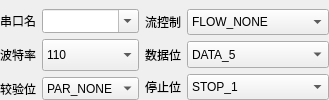
              <widget class="QWidget" name="widget" native="true">
               <layout class="QHBoxLayout" name="horizontalLayout_10">
                <property name="leftMargin">
                 <number>0</number>
                </property>
                <property name="topMargin">
                 <number>9</number>
                </property>
                <property name="rightMargin">
                 <number>0</number>
                </property>
                <property name="bottomMargin">
                 <number>0</number>
                </property>
                <item>
                 <layout class="QVBoxLayout" name="verticalLayout_4">
                  <item>
                   <layout class="QHBoxLayout" name="horizontalLayout_11">
                    <item>
                     <widget class="QLabel" name="PortNameLb">
                      <property name="text">
                       <string>串口名</string>
                      </property>
                      <property name="alignment">
                       <set>Qt::AlignRight|Qt::AlignTrailing|Qt::AlignVCenter</set>
                      </property>
                     </widget>
                    </item>
                    <item>
                     <widget class="QComboBox" name="PortNameEd">
                      <property name="sizePolicy">
                       <sizepolicy hsizetype="Expanding" vsizetype="Preferred">
                        <horstretch>0</horstretch>
                        <verstretch>0</verstretch>
                       </sizepolicy>
                      </property>
                      <property name="minimumSize">
                       <size>
                        <width>60</width>
                        <height>0</height>
                       </size>
                      </property>
                      <property name="editable">
                       <bool>true</bool>
                      </property>
                     </widget>
                    </item>
                   </layout>
                  </item>
                  <item>
                   <layout class="QHBoxLayout" name="horizontalLayout_12">
                    <item>
                     <widget class="QLabel" name="BaudRateLb">
                      <property name="text">
                       <string>波特率</string>
                      </property>
                      <property name="alignment">
                       <set>Qt::AlignRight|Qt::AlignTrailing|Qt::AlignVCenter</set>
                      </property>
                     </widget>
                    </item>
                    <item>
                     <widget class="QComboBox" name="BaudRateEd">
                      <property name="enabled">
                       <bool>true</bool>
                      </property>
                      <property name="sizePolicy">
                       <sizepolicy hsizetype="Expanding" vsizetype="Preferred">
                        <horstretch>0</horstretch>
                        <verstretch>0</verstretch>
                       </sizepolicy>
                      </property>
                      <property name="minimumSize">
                       <size>
                        <width>60</width>
                        <height>32</height>
                       </size>
                      </property>
                      <property name="maximumSize">
                       <size>
                        <width>16777215</width>
                        <height>16777215</height>
                       </size>
                      </property>
                      <property name="sizeIncrement">
                       <size>
                        <width>0</width>
                        <height>0</height>
                       </size>
                      </property>
                      <property name="baseSize">
                       <size>
                        <width>0</width>
                        <height>0</height>
                       </size>
                      </property>
                      <property name="palette">
                       <palette>
                        <active/>
                        <inactive/>
                        <disabled/>
                       </palette>
                      </property>
                      <property name="font">
                       <font/>
                      </property>
                      <property name="cursor">
                       <cursorShape>ArrowCursor</cursorShape>
                      </property>
                      <property name="mouseTracking">
                       <bool>false</bool>
                      </property>
                      <property name="focusPolicy">
                       <enum>Qt::WheelFocus</enum>
                      </property>
                      <property name="contextMenuPolicy">
                       <enum>Qt::DefaultContextMenu</enum>
                      </property>
                      <property name="updatesEnabled">
                       <bool>true</bool>
                      </property>
                      <property name="visible">
                       <bool>true</bool>
                      </property>
                      <property name="acceptDrops">
                       <bool>false</bool>
                      </property>
                      <property name="windowTitle">
                       <string/>
                      </property>
                      <property name="windowIconText">
                       <string/>
                      </property>
                      <property name="windowOpacity">
                       <double>1.000000000000000</double>
                      </property>
                      <property name="windowModified">
                       <bool>false</bool>
                      </property>
                      <property name="toolTip">
                       <string>BaudRate</string>
                      </property>
                      <property name="statusTip">
                       <string>BaudRate</string>
                      </property>
                      <property name="whatsThis">
                       <string/>
                      </property>
                      <property name="accessibleName">
                       <string/>
                      </property>
                      <property name="accessibleDescription">
                       <string/>
                      </property>
                      <property name="layoutDirection">
                       <enum>Qt::LeftToRight</enum>
                      </property>
                      <property name="autoFillBackground">
                       <bool>false</bool>
                      </property>
                      <property name="styleSheet">
                       <string notr="true"/>
                      </property>
                      <property name="locale">
                       <locale language="Chinese" country="China"/>
                      </property>
                      <property name="windowFilePath">
                       <string/>
                      </property>
                      <property name="inputMethodHints">
                       <set>Qt::ImhNone</set>
                      </property>
                      <property name="editable">
                       <bool>false</bool>
                      </property>
                      <property name="currentIndex">
                       <number>0</number>
                      </property>
                      <property name="maxVisibleItems">
                       <number>10</number>
                      </property>
                      <property name="maxCount">
                       <number>2147483647</number>
                      </property>
                      <property name="insertPolicy">
                       <enum>QComboBox::InsertAtBottom</enum>
                      </property>
                      <property name="sizeAdjustPolicy">
                       <enum>QComboBox::AdjustToContentsOnFirstShow</enum>
                      </property>
                      <property name="minimumContentsLength">
                       <number>0</number>
                      </property>
                      <property name="iconSize">
                       <size>
                        <width>16</width>
                        <height>16</height>
                       </size>
                      </property>
                      <property name="autoCompletion">
                       <bool>true</bool>
                      </property>
                      <property name="autoCompletionCaseSensitivity">
                       <enum>Qt::CaseInsensitive</enum>
                      </property>
                      <property name="duplicatesEnabled">
                       <bool>false</bool>
                      </property>
                      <property name="frame">
                       <bool>true</bool>
                      </property>
                      <property name="modelColumn">
                       <number>0</number>
                      </property>
                      <item>
                       <property name="text">
                        <string>110</string>
                       </property>
                      </item>
                      <item>
                       <property name="text">
                        <string>300</string>
                       </property>
                      </item>
                      <item>
                       <property name="text">
                        <string>600</string>
                       </property>
                      </item>
                      <item>
                       <property name="text">
                        <string>1200</string>
                       </property>
                      </item>
                      <item>
                       <property name="text">
                        <string>2400</string>
                       </property>
                      </item>
                      <item>
                       <property name="text">
                        <string>4800</string>
                       </property>
                      </item>
                      <item>
                       <property name="text">
                        <string>9600</string>
                       </property>
                      </item>
                      <item>
                       <property name="text">
                        <string>19200</string>
                       </property>
                      </item>
                      <item>
                       <property name="text">
                        <string>38400</string>
                       </property>
                      </item>
                      <item>
                       <property name="text">
                        <string>57600</string>
                       </property>
                      </item>
                      <item>
                       <property name="text">
                        <string>115200</string>
                       </property>
                      </item>
                     </widget>
                    </item>
                   </layout>
                  </item>
                  <item>
                   <layout class="QHBoxLayout" name="horizontalLayout_13">
                    <item>
                     <widget class="QLabel" name="ParityLb">
                      <property name="text">
                       <string>较验位</string>
                      </property>
                      <property name="alignment">
                       <set>Qt::AlignRight|Qt::AlignTrailing|Qt::AlignVCenter</set>
                      </property>
                     </widget>
                    </item>
                    <item>
                     <widget class="QComboBox" name="ParityEd">
                      <property name="sizePolicy">
                       <sizepolicy hsizetype="Expanding" vsizetype="Preferred">
                        <horstretch>0</horstretch>
                        <verstretch>0</verstretch>
                       </sizepolicy>
                      </property>
                      <property name="minimumSize">
                       <size>
                        <width>60</width>
                        <height>0</height>
                       </size>
                      </property>
                      <property name="updatesEnabled">
                       <bool>true</bool>
                      </property>
                      <property name="visible">
                       <bool>true</bool>
                      </property>
                      <property name="windowTitle">
                       <string/>
                      </property>
                      <property name="windowIconText">
                       <string/>
                      </property>
                      <property name="windowOpacity">
                       <double>1.000000000000000</double>
                      </property>
                      <property name="windowModified">
                       <bool>false</bool>
                      </property>
                      <property name="windowFilePath">
                       <string/>
                      </property>
                      <property name="editable">
                       <bool>false</bool>
                      </property>
                      <property name="currentIndex">
                       <number>0</number>
                      </property>
                      <property name="maxVisibleItems">
                       <number>10</number>
                      </property>
                      <property name="maxCount">
                       <number>2147483647</number>
                      </property>
                      <property name="insertPolicy">
                       <enum>QComboBox::InsertAtBottom</enum>
                      </property>
                      <property name="sizeAdjustPolicy">
                       <enum>QComboBox::AdjustToContentsOnFirstShow</enum>
                      </property>
                      <property name="minimumContentsLength">
                       <number>0</number>
                      </property>
                      <property name="iconSize">
                       <size>
                        <width>16</width>
                        <height>16</height>
                       </size>
                      </property>
                      <property name="autoCompletion">
                       <bool>true</bool>
                      </property>
                      <property name="autoCompletionCaseSensitivity">
                       <enum>Qt::CaseInsensitive</enum>
                      </property>
                      <property name="duplicatesEnabled">
                       <bool>false</bool>
                      </property>
                      <property name="frame">
                       <bool>true</bool>
                      </property>
                      <property name="modelColumn">
                       <number>0</number>
                      </property>
                      <item>
                       <property name="text">
                        <string>PAR_NONE</string>
                       </property>
                      </item>
                      <item>
                       <property name="text">
                        <string>PAR_ODD</string>
                       </property>
                      </item>
                      <item>
                       <property name="text">
                        <string>PAR_EVEN</string>
                       </property>
                      </item>
                     </widget>
                    </item>
                   </layout>
                  </item>
                 </layout>
                </item>
                <item>
                 <layout class="QVBoxLayout" name="verticalLayout_6">
                  <item>
                   <layout class="QHBoxLayout" name="horizontalLayout_14">
                    <item>
                     <widget class="QLabel" name="FlowLb">
                      <property name="text">
                       <string>流控制</string>
                      </property>
                      <property name="alignment">
                       <set>Qt::AlignRight|Qt::AlignTrailing|Qt::AlignVCenter</set>
                      </property>
                     </widget>
                    </item>
                    <item>
                     <widget class="QComboBox" name="FlowEd">
                      <property name="sizePolicy">
                       <sizepolicy hsizetype="Expanding" vsizetype="Preferred">
                        <horstretch>0</horstretch>
                        <verstretch>0</verstretch>
                       </sizepolicy>
                      </property>
                      <property name="minimumSize">
                       <size>
                        <width>60</width>
                        <height>0</height>
                       </size>
                      </property>
                      <property name="updatesEnabled">
                       <bool>true</bool>
                      </property>
                      <property name="visible">
                       <bool>true</bool>
                      </property>
                      <property name="windowTitle">
                       <string/>
                      </property>
                      <property name="windowIconText">
                       <string/>
                      </property>
                      <property name="windowOpacity">
                       <double>1.000000000000000</double>
                      </property>
                      <property name="windowModified">
                       <bool>false</bool>
                      </property>
                      <property name="windowFilePath">
                       <string/>
                      </property>
                      <property name="editable">
                       <bool>false</bool>
                      </property>
                      <property name="currentIndex">
                       <number>0</number>
                      </property>
                      <property name="maxVisibleItems">
                       <number>10</number>
                      </property>
                      <property name="maxCount">
                       <number>2147483647</number>
                      </property>
                      <property name="insertPolicy">
                       <enum>QComboBox::InsertAtBottom</enum>
                      </property>
                      <property name="sizeAdjustPolicy">
                       <enum>QComboBox::AdjustToContentsOnFirstShow</enum>
                      </property>
                      <property name="minimumContentsLength">
                       <number>0</number>
                      </property>
                      <property name="iconSize">
                       <size>
                        <width>16</width>
                        <height>16</height>
                       </size>
                      </property>
                      <property name="autoCompletion">
                       <bool>true</bool>
                      </property>
                      <property name="autoCompletionCaseSensitivity">
                       <enum>Qt::CaseInsensitive</enum>
                      </property>
                      <property name="duplicatesEnabled">
                       <bool>false</bool>
                      </property>
                      <property name="frame">
                       <bool>true</bool>
                      </property>
                      <property name="modelColumn">
                       <number>0</number>
                      </property>
                      <item>
                       <property name="text">
                        <string>FLOW_NONE</string>
                       </property>
                      </item>
                      <item>
                       <property name="text">
                        <string>FLOW_SOFT</string>
                       </property>
                      </item>
                      <item>
                       <property name="text">
                        <string>FLOW_HARDWARE</string>
                       </property>
                      </item>
                      <item>
                       <property name="text">
                        <string>FLOW_BOTH</string>
                       </property>
                      </item>
                     </widget>
                    </item>
                   </layout>
                  </item>
                  <item>
                   <layout class="QHBoxLayout" name="horizontalLayout_15">
                    <item>
                     <widget class="QLabel" name="DataBitsLb">
                      <property name="text">
                       <string>数据位</string>
                      </property>
                      <property name="alignment">
                       <set>Qt::AlignRight|Qt::AlignTrailing|Qt::AlignVCenter</set>
                      </property>
                     </widget>
                    </item>
                    <item>
                     <widget class="QComboBox" name="DataBitsEd">
                      <property name="sizePolicy">
                       <sizepolicy hsizetype="Expanding" vsizetype="Preferred">
                        <horstretch>0</horstretch>
                        <verstretch>0</verstretch>
                       </sizepolicy>
                      </property>
                      <property name="minimumSize">
                       <size>
                        <width>60</width>
                        <height>0</height>
                       </size>
                      </property>
                      <property name="updatesEnabled">
                       <bool>true</bool>
                      </property>
                      <property name="visible">
                       <bool>true</bool>
                      </property>
                      <property name="windowTitle">
                       <string/>
                      </property>
                      <property name="windowIconText">
                       <string/>
                      </property>
                      <property name="windowOpacity">
                       <double>1.000000000000000</double>
                      </property>
                      <property name="windowModified">
                       <bool>false</bool>
                      </property>
                      <property name="windowFilePath">
                       <string/>
                      </property>
                      <property name="editable">
                       <bool>false</bool>
                      </property>
                      <property name="currentIndex">
                       <number>0</number>
                      </property>
                      <property name="maxVisibleItems">
                       <number>10</number>
                      </property>
                      <property name="maxCount">
                       <number>2147483647</number>
                      </property>
                      <property name="insertPolicy">
                       <enum>QComboBox::InsertAtBottom</enum>
                      </property>
                      <property name="sizeAdjustPolicy">
                       <enum>QComboBox::AdjustToContentsOnFirstShow</enum>
                      </property>
                      <property name="minimumContentsLength">
                       <number>0</number>
                      </property>
                      <property name="iconSize">
                       <size>
                        <width>16</width>
                        <height>16</height>
                       </size>
                      </property>
                      <property name="autoCompletion">
                       <bool>true</bool>
                      </property>
                      <property name="autoCompletionCaseSensitivity">
                       <enum>Qt::CaseInsensitive</enum>
                      </property>
                      <property name="duplicatesEnabled">
                       <bool>false</bool>
                      </property>
                      <property name="frame">
                       <bool>true</bool>
                      </property>
                      <property name="modelColumn">
                       <number>0</number>
                      </property>
                      <item>
                       <property name="text">
                        <string>DATA_5</string>
                       </property>
                      </item>
                      <item>
                       <property name="text">
                        <string>DATA_6</string>
                       </property>
                      </item>
                      <item>
                       <property name="text">
                        <string>DATA_7</string>
                       </property>
                      </item>
                      <item>
                       <property name="text">
                        <string>DATA_8</string>
                       </property>
                      </item>
                     </widget>
                    </item>
                   </layout>
                  </item>
                  <item>
                   <layout class="QHBoxLayout" name="horizontalLayout_16">
                    <item>
                     <widget class="QLabel" name="StopBitsLb">
                      <property name="text">
                       <string>停止位</string>
                      </property>
                      <property name="alignment">
                       <set>Qt::AlignRight|Qt::AlignTrailing|Qt::AlignVCenter</set>
                      </property>
                     </widget>
                    </item>
                    <item>
                     <widget class="QComboBox" name="StopBitsEd">
                      <property name="sizePolicy">
                       <sizepolicy hsizetype="Expanding" vsizetype="Preferred">
                        <horstretch>0</horstretch>
                        <verstretch>0</verstretch>
                       </sizepolicy>
                      </property>
                      <property name="minimumSize">
                       <size>
                        <width>60</width>
                        <height>0</height>
                       </size>
                      </property>
                      <property name="updatesEnabled">
                       <bool>true</bool>
                      </property>
                      <property name="visible">
                       <bool>true</bool>
                      </property>
                      <property name="windowTitle">
                       <string/>
                      </property>
                      <property name="windowIconText">
                       <string/>
                      </property>
                      <property name="windowOpacity">
                       <double>1.000000000000000</double>
                      </property>
                      <property name="windowModified">
                       <bool>false</bool>
                      </property>
                      <property name="windowFilePath">
                       <string/>
                      </property>
                      <property name="editable">
                       <bool>false</bool>
                      </property>
                      <property name="currentIndex">
                       <number>0</number>
                      </property>
                      <property name="maxVisibleItems">
                       <number>10</number>
                      </property>
                      <property name="maxCount">
                       <number>2147483647</number>
                      </property>
                      <property name="insertPolicy">
                       <enum>QComboBox::InsertAtBottom</enum>
                      </property>
                      <property name="sizeAdjustPolicy">
                       <enum>QComboBox::AdjustToContentsOnFirstShow</enum>
                      </property>
                      <property name="minimumContentsLength">
                       <number>0</number>
                      </property>
                      <property name="iconSize">
                       <size>
                        <width>16</width>
                        <height>16</height>
                       </size>
                      </property>
                      <property name="autoCompletion">
                       <bool>true</bool>
                      </property>
                      <property name="autoCompletionCaseSensitivity">
                       <enum>Qt::CaseInsensitive</enum>
                      </property>
                      <property name="duplicatesEnabled">
                       <bool>false</bool>
                      </property>
                      <property name="frame">
                       <bool>true</bool>
                      </property>
                      <property name="modelColumn">
                       <number>0</number>
                      </property>
                      <item>
                       <property name="text">
                        <string>STOP_1</string>
                       </property>
                      </item>
                      <item>
                       <property name="text">
                        <string>STOP_2</string>
                       </property>
                      </item>
                     </widget>
                    </item>
                   </layout>
                  </item>
                 </layout>
                </item>
               </layout>
              </widget>
